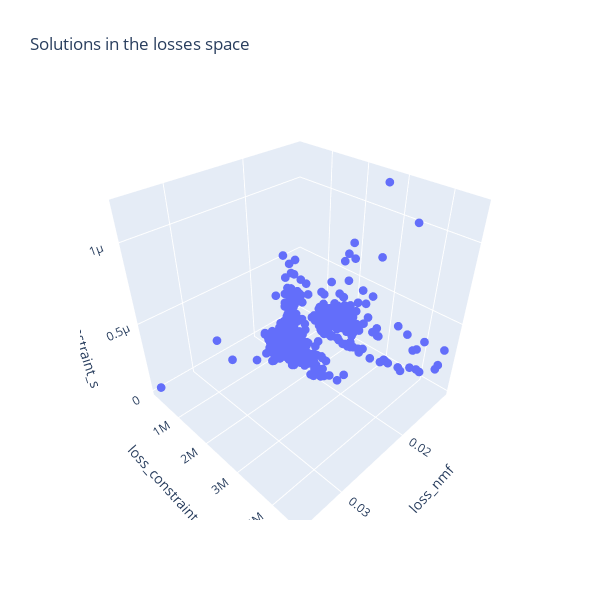

Here is the notebook cell this chart was saved with:
### Code cell
# Create 3D Scatter Plot
fig = px.scatter_3d(
    losses_df, 
    x='loss_nmf', 
    y='loss_constraint_c', 
    z='loss_constraint_s', 
    title="Solutions in the losses space",
)

fig.update_layout(
    width=600,
    height=600,
)

fig.update_traces(marker=dict(size=3))

fig.show()

### Figure 1 — Plotly figure (JSON) as saved in the notebook; plotly's stock layout.template omitted (floating-point values rounded to 4 significant figures; data arrays with more than 128 entries replaced by an {"elided": "..."} marker saying what was removed)
{"data": [{"hovertemplate": "loss_nmf=%{x}<br>loss_constraint_c=%{y}<br>loss_constraint_s=%{z}<extra></extra>", "legendgroup": "", "marker": {"color": "#636efa", "size": 3, "symbol": "circle"}, "mode": "markers", "name": "", "scene": "scene", "showlegend": false, "type": "scatter3d", "x": {"elided": "1000 float values"}, "y": {"elided": "1000 float values"}, "z": {"elided": "1000 float values"}}], "layout": {"height": 600, "legend": {"tracegroupgap": 0}, "scene": {"domain": {"x": [0, 1], "y": [0, 1]}, "xaxis": {"title": {"text": "loss_nmf"}}, "yaxis": {"title": {"text": "loss_constraint_c"}}, "zaxis": {"title": {"text": "loss_constraint_s"}}}, "title": {"text": "Solutions in the losses space"}, "width": 600}}
